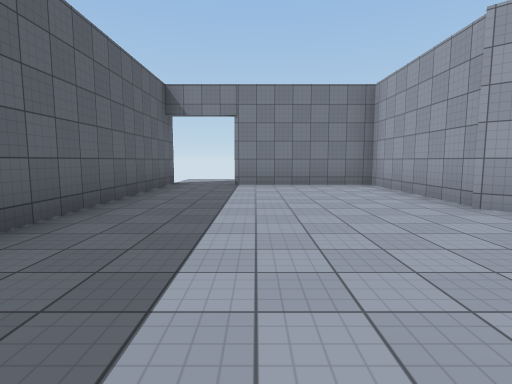
[1] (above)

15 first-person views from a walk through a Unity game level. The camera is 1.4 m above the floor, tilts 6° down and sees 80° across. The floor is counted in squares, 2.22 m on a side. Each view is taken from the middle of a square. On the plan, view 1 faces up. The plan holds only what a view shows up to about 9 squares ahead; the rest is blank. The player character is not drawn. Door leaves are left out, so doorways stand open. Surface patterns are stand-ins for the level's own textures.

[2]
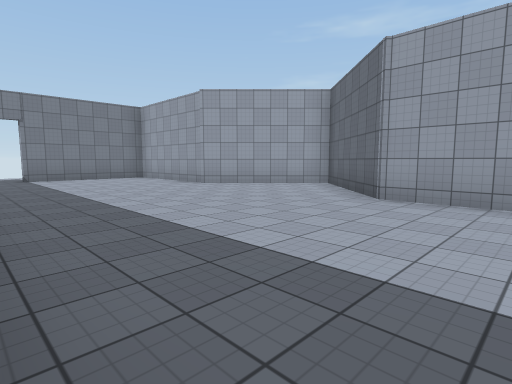

[3]
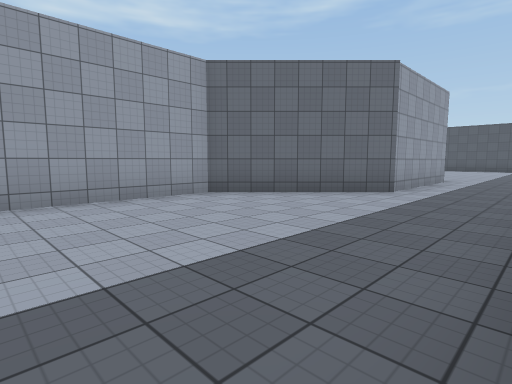

[4]
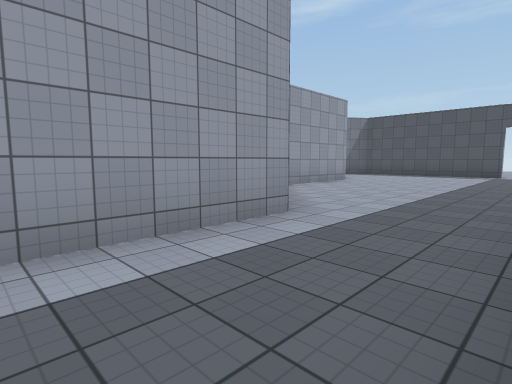

[5]
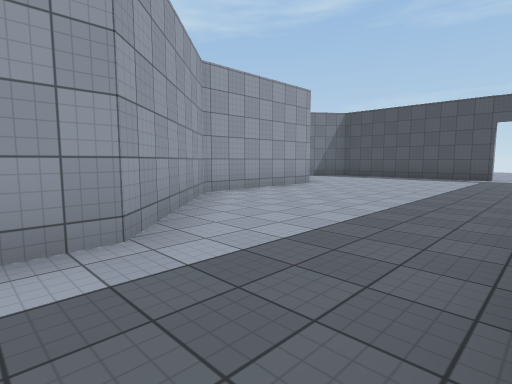

[6]
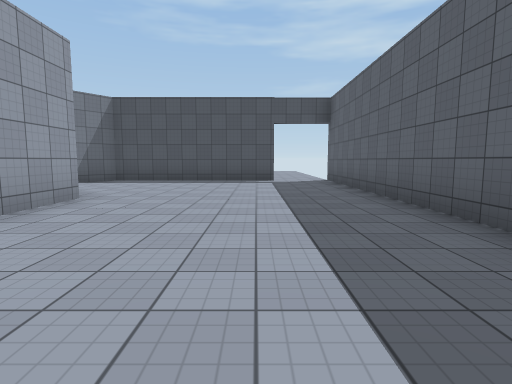

[7]
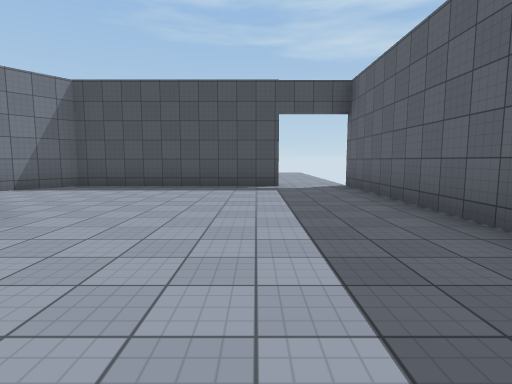

[8]
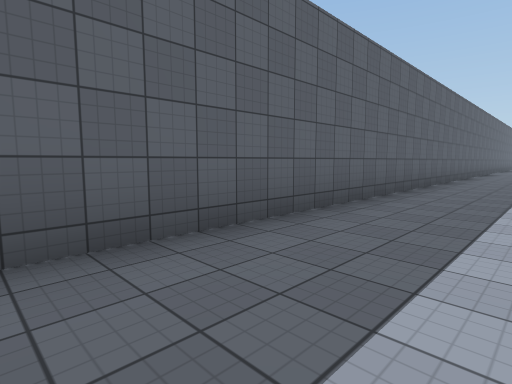

[9]
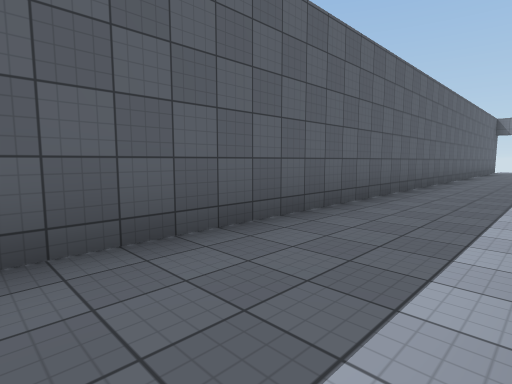

[10]
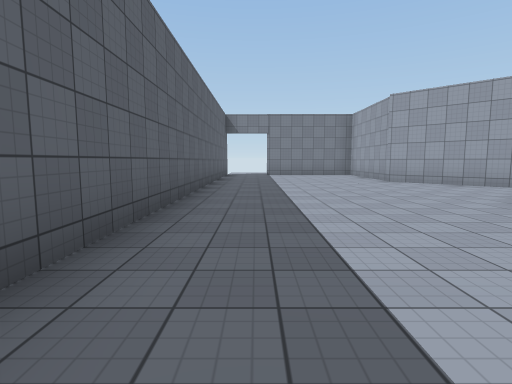

[11]
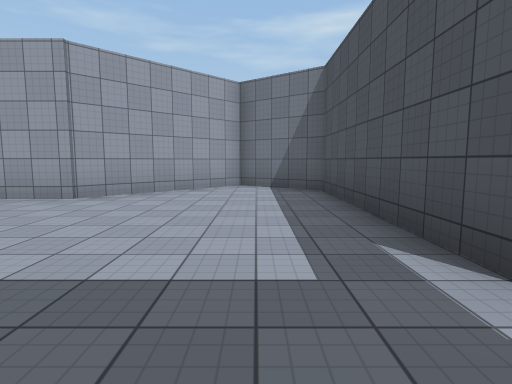

[12]
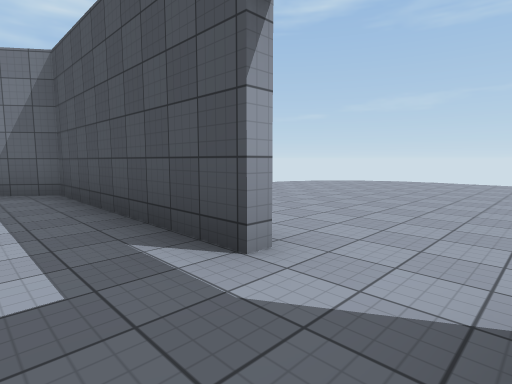

[13]
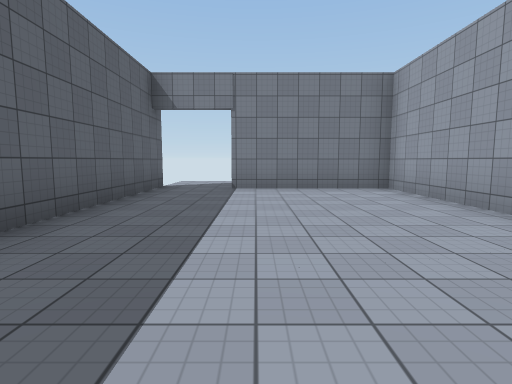

[14]
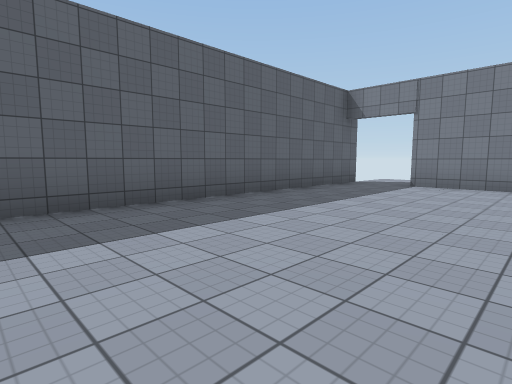

[15]
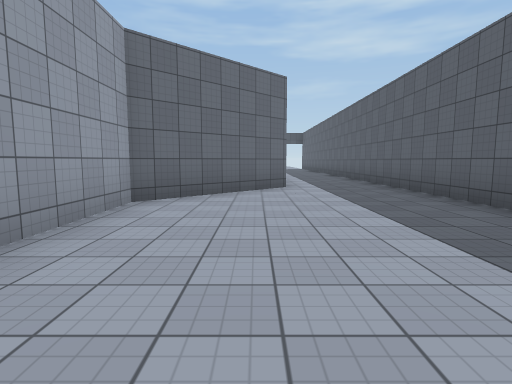

### Floor plan
Points are (right, up) in squares from view 1. A wall is a line through its corners. A room is listed if a view was taken in it or the views show most of it. See-through windows are left out.
Room 1 (views 1, 2, 3, 4, 5, 6, 7, 8, 9, 10, 11, 12, 13, 14, 15)
walls: (-2.2, 8.5) (-2.2, -21.6); (-0.6, -21.4) (4.3, -21.4) (5.6, -19.6) (2.9, -16.9) (2.9, -13.5) (0.3, -10.9) (0.3, -7.1) (2.9, -4.5) (2.9, -0.9) (5.3, 1.5) (2.9, 3.9) (2.9, 7.8) (-0.6, 7.8)
ways out: open door at (-1.5, -21.5); open door at (-1.5, 8)

Where each view was taken, in squares from view 1:
view 1: 0 up, 0 right, facing up
view 2: 3 down, 2 left, facing up-right
view 3: 1 down, 2 left, facing down-right
view 4: 8 down, 2 left, facing down-right
view 5: 10 down, 2 left, facing down-right
view 6: 12 down, 0 right, facing down
view 7: 14 down, 0 right, facing down
view 8: 17 down, 0 right, facing up-left
view 9: 10 down, 0 right, facing up-left
view 10: 5 down, 1 left, facing up
view 11: 20 down, 2 left, facing right
view 12: 20 down, 2 left, facing down-right
view 13: 1 up, 0 right, facing up
view 14: 0 up, 2 right, facing up-left
view 15: 0 up, 1 right, facing down
